Frame 1 (no input): blank canvas, image omitted
Frame 60 (the mouse pressed at the canvas centre just before this capture): blank canvas, image omitted
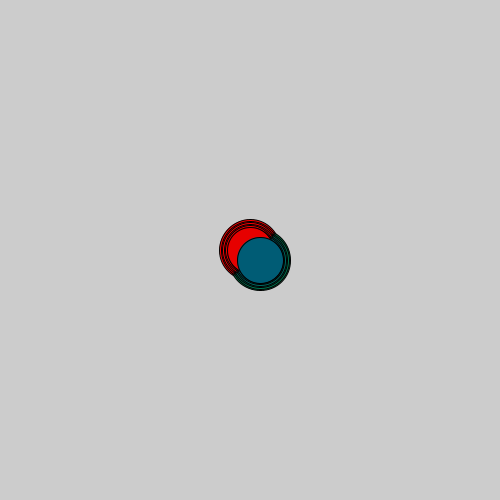
Frame 120 (the mouse held since frame 60 and released just before this capture)

The Processing sketch whose frames 1 and 60 were blank and that drew this single picture after the mouse press (run headless with seeded random() and noise(); from frame 60 on, the mouse is pressed at the canvas centre):

// Processing sketch: dibujoConVariablesAnimadas
// ── dibujoConVariablesAnimadas.pde
float vel;
float dir;
float tam;

void setup() {
  size(500, 500);
  tam = 10;
  vel = 3;
  dir = 1;
}

void draw() {

  tam = tam + vel *dir;
  if ( tam<10 || tam>60) {
    dir = dir * -1;
  }

  if (mousePressed) {
    fill(tam*5, 0, 0);
    ellipse(mouseX, mouseY, tam, tam);
    fill(0, tam*2, 255-tam*3);
    ellipse(mouseX + 10, mouseY +10, tam, tam);
  }
}
